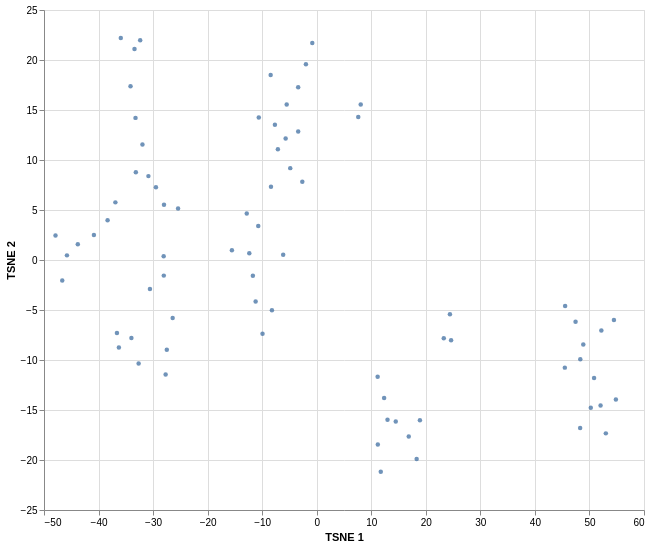

Source (Vega-Lite JSON):
### Vega-Lite specification from a JSON file in a GitHub repository (floating-point values rounded to 4 significant figures)
{"$schema": "https://vega.github.io/schema/vega-lite/v5.json", "width": 600, "height": 500, "data": {"values": [{"sample_id": "chepang1", "taxon": "Catenibacterium", "TSNE 1": 23.29, "TSNE 2": -7.822}, {"sample_id": "chepang1", "taxon": "Phascolarctobacterium", "TSNE 1": -38.34, "TSNE 2": 3.972}, {"sample_id": "chepang1", "taxon": "Prevotella", "TSNE 1": -32.36, "TSNE 2": 21.97}, {"sample_id": "chepang1", "taxon": "Succinivibrio", "TSNE 1": -36.27, "TSNE 2": -8.749}, {"sample_id": "chepang2", "taxon": "Faecalibacterium", "TSNE 1": 24.42, "TSNE 2": -5.425}, {"sample_id": "chepang2", "taxon": "Prevotella", "TSNE 1": -33.41, "TSNE 2": 21.11}, {"sample_id": "chepang2", "taxon": "Roseburia", "TSNE 1": 24.63, "TSNE 2": -8.022}, {"sample_id": "chepang2", "taxon": "Succinivibrio", "TSNE 1": -36.63, "TSNE 2": -7.307}, {"sample_id": "chepang3", "taxon": "Bacteroides", "TSNE 1": 52.18, "TSNE 2": -7.058}, {"sample_id": "chepang3", "taxon": "Clostridium", "TSNE 1": 50.85, "TSNE 2": -11.8}, {"sample_id": "chepang3", "taxon": "Faecalibacterium", "TSNE 1": 18.92, "TSNE 2": -16.02}, {"sample_id": "chepang3", "taxon": "Holdemanella", "TSNE 1": -8.214, "TSNE 2": -5.014}, {"sample_id": "chepang3", "taxon": "Phocaeicola", "TSNE 1": 53.0, "TSNE 2": -17.34}, {"sample_id": "chepang3", "taxon": "Prevotella", "TSNE 1": -32.65, "TSNE 2": -10.35}, {"sample_id": "chepang3", "taxon": "Roseburia", "TSNE 1": 48.32, "TSNE 2": -9.931}, {"sample_id": "chepang3", "taxon": "Ruminococcus", "TSNE 1": 18.32, "TSNE 2": -19.9}, {"sample_id": "hadza1", "taxon": "Anaerobutyricum", "TSNE 1": -28.06, "TSNE 2": 0.3754}, {"sample_id": "hadza1", "taxon": "Blautia", "TSNE 1": -25.42, "TSNE 2": 5.144}, {"sample_id": "hadza1", "taxon": "Bulleidia", "TSNE 1": -36.92, "TSNE 2": 5.763}, {"sample_id": "hadza1", "taxon": "Clostridium", "TSNE 1": -34.14, "TSNE 2": 17.38}, {"sample_id": "hadza1", "taxon": "Dorea", "TSNE 1": -28.0, "TSNE 2": 5.518}, {"sample_id": "hadza1", "taxon": "Faecalibacterium", "TSNE 1": 8.067, "TSNE 2": 15.56}, {"sample_id": "hadza1", "taxon": "Holdemanella", "TSNE 1": -15.55, "TSNE 2": 0.9734}, {"sample_id": "hadza1", "taxon": "Mediterraneibacter", "TSNE 1": 7.615, "TSNE 2": 14.31}, {"sample_id": "hadza1", "taxon": "Prevotella", "TSNE 1": -0.815, "TSNE 2": 21.71}, {"sample_id": "hadza2", "taxon": "Anaerobutyricum", "TSNE 1": -33.16, "TSNE 2": 8.771}, {"sample_id": "hadza2", "taxon": "Anaerostipes", "TSNE 1": -11.71, "TSNE 2": -1.576}, {"sample_id": "hadza2", "taxon": "Blautia", "TSNE 1": -31.95, "TSNE 2": 11.55}, {"sample_id": "hadza2", "taxon": "Catenibacterium", "TSNE 1": -12.36, "TSNE 2": 0.6733}, {"sample_id": "hadza2", "taxon": "Clostridium", "TSNE 1": 11.2, "TSNE 2": -18.45}, {"sample_id": "hadza2", "taxon": "Collinsella", "TSNE 1": 12.98, "TSNE 2": -15.97}, {"sample_id": "hadza2", "taxon": "Dorea", "TSNE 1": -10.62, "TSNE 2": 14.25}, {"sample_id": "hadza2", "taxon": "Faecalibacterium", "TSNE 1": -33.22, "TSNE 2": 14.21}, {"sample_id": "hadza2", "taxon": "Holdemanella", "TSNE 1": -10.72, "TSNE 2": 3.402}, {"sample_id": "hadza2", "taxon": "Intestinibacter", "TSNE 1": -28.04, "TSNE 2": -1.562}, {"sample_id": "hadza2", "taxon": "Lachnospira", "TSNE 1": -30.86, "TSNE 2": 8.388}, {"sample_id": "hadza2", "taxon": "Mediterraneibacter", "TSNE 1": 12.36, "TSNE 2": -13.8}, {"sample_id": "hadza2", "taxon": "Prevotella", "TSNE 1": -26.41, "TSNE 2": -5.81}, {"sample_id": "hadza2", "taxon": "Roseburia", "TSNE 1": 14.49, "TSNE 2": -16.14}, {"sample_id": "hadza2", "taxon": "Ruminococcus", "TSNE 1": 16.87, "TSNE 2": -17.64}, {"sample_id": "hadza2", "taxon": "Terrisporobacter", "TSNE 1": -29.48, "TSNE 2": 7.279}, {"sample_id": "hadza3", "taxon": "Anaerobutyricum", "TSNE 1": -7.121, "TSNE 2": 11.07}, {"sample_id": "hadza3", "taxon": "Blautia", "TSNE 1": -2.644, "TSNE 2": 7.819}, {"sample_id": "hadza3", "taxon": "Bulleidia", "TSNE 1": -7.665, "TSNE 2": 13.53}, {"sample_id": "hadza3", "taxon": "Butyrivibrio", "TSNE 1": -5.698, "TSNE 2": 12.16}, {"sample_id": "hadza3", "taxon": "Clostridium", "TSNE 1": -1.982, "TSNE 2": 19.57}, {"sample_id": "hadza3", "taxon": "Faecalibacterium", "TSNE 1": -4.856, "TSNE 2": 9.187}, {"sample_id": "hadza3", "taxon": "Holdemanella", "TSNE 1": -8.387, "TSNE 2": 7.316}, {"sample_id": "hadza3", "taxon": "Mediterraneibacter", "TSNE 1": -3.395, "TSNE 2": 12.85}, {"sample_id": "hadza3", "taxon": "Prevotella", "TSNE 1": -8.446, "TSNE 2": 18.51}, {"sample_id": "hadza3", "taxon": "Roseburia", "TSNE 1": -3.401, "TSNE 2": 17.29}, {"sample_id": "hadza3", "taxon": "Ruminococcus", "TSNE 1": -5.505, "TSNE 2": 15.54}, {"sample_id": "mephaa1", "taxon": "Blautia", "TSNE 1": -6.151, "TSNE 2": 0.5294}, {"sample_id": "mephaa1", "taxon": "Catenibacterium", "TSNE 1": -11.2, "TSNE 2": -4.151}, {"sample_id": "mephaa1", "taxon": "Clostridium", "TSNE 1": 48.29, "TSNE 2": -16.8}, {"sample_id": "mephaa1", "taxon": "Dialister", "TSNE 1": -45.79, "TSNE 2": 0.4633}, {"sample_id": "mephaa1", "taxon": "Faecalibacterium", "TSNE 1": -9.937, "TSNE 2": -7.373}, {"sample_id": "mephaa1", "taxon": "Holdemanella", "TSNE 1": -12.83, "TSNE 2": 4.655}, {"sample_id": "mephaa1", "taxon": "Mediterraneibacter", "TSNE 1": 11.17, "TSNE 2": -11.67}, {"sample_id": "mephaa1", "taxon": "Methanobrevibacter", "TSNE 1": -47.89, "TSNE 2": 2.451}, {"sample_id": "mephaa1", "taxon": "Phascolarctobacterium", "TSNE 1": -40.85, "TSNE 2": 2.504}, {"sample_id": "mephaa1", "taxon": "Prevotella", "TSNE 1": -27.7, "TSNE 2": -11.45}, {"sample_id": "mephaa1", "taxon": "Streptococcus", "TSNE 1": 50.24, "TSNE 2": -14.76}, {"sample_id": "mephaa2", "taxon": "Dialister", "TSNE 1": -46.66, "TSNE 2": -2.053}, {"sample_id": "mephaa2", "taxon": "Faecalibacterium", "TSNE 1": 45.49, "TSNE 2": -10.76}, {"sample_id": "mephaa2", "taxon": "Haemophilus", "TSNE 1": 11.74, "TSNE 2": -21.18}, {"sample_id": "mephaa2", "taxon": "Prevotella", "TSNE 1": -35.92, "TSNE 2": 22.19}, {"sample_id": "mephaa2", "taxon": "Roseburia", "TSNE 1": 45.54, "TSNE 2": -4.6}, {"sample_id": "mephaa2", "taxon": "Streptococcus", "TSNE 1": 54.85, "TSNE 2": -13.94}, {"sample_id": "mephaa2", "taxon": "Succinivibrio", "TSNE 1": -33.98, "TSNE 2": -7.802}, {"sample_id": "mephaa3", "taxon": "Clostridium", "TSNE 1": 54.49, "TSNE 2": -5.99}, {"sample_id": "mephaa3", "taxon": "Dialister", "TSNE 1": -43.8, "TSNE 2": 1.581}, {"sample_id": "mephaa3", "taxon": "Faecalibacterium", "TSNE 1": 47.45, "TSNE 2": -6.179}, {"sample_id": "mephaa3", "taxon": "Prevotella", "TSNE 1": -27.49, "TSNE 2": -8.968}, {"sample_id": "mephaa3", "taxon": "Roseburia", "TSNE 1": 48.87, "TSNE 2": -8.455}, {"sample_id": "mephaa3", "taxon": "Streptococcus", "TSNE 1": 52.04, "TSNE 2": -14.56}, {"sample_id": "mephaa3", "taxon": "Succinivibrio", "TSNE 1": -30.58, "TSNE 2": -2.893}]}, "mark": {"type": "point", "filled": true, "size": 20, "tooltip": {"content": "data"}}, "encoding": {"x": {"field": "TSNE 1", "type": "quantitative", "scale": {"zero": false}}, "y": {"field": "TSNE 2", "type": "quantitative", "scale": {"zero": false}}, "color": {}, "opacity": {"value": 0.8}}}
